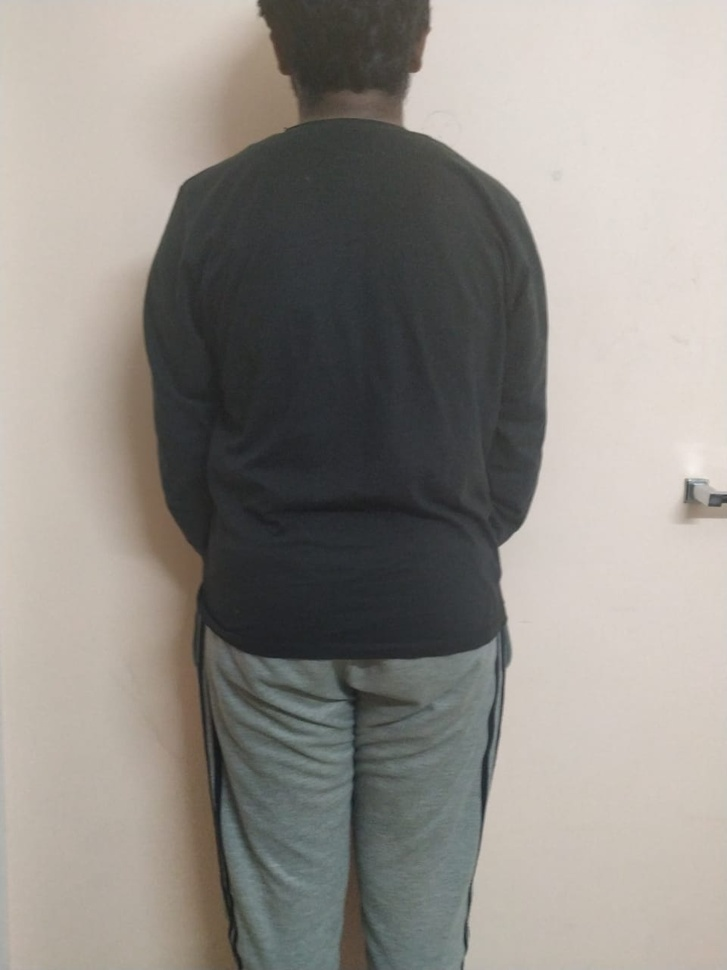
#> input picture ml/shirtSize/img100-1.jpeg, 727 x 970 px, shrunk from 960 x 1280 before the run, found by its file name
$ jupyter execute --allow-errors shirtSize.ipynb
#> lines starting #> are read from the running program, lines starting #| are printed output that depends on the picture; after the words box and inside, x2 and y2 are one past the last pixel; in counts of white or black regions, pixels touching at a corner belong together; long printed decimals are rounded
## Detection of size of body parts
In this project we are going to use, image processing to calculate the size of body parts(shoulders), from the images and then predict the shirt size for the person.

This Notebook is divided into parts-
1. Crop the images into suitable size
2. Image Segmentation
3. Calcuate the distances between the extreme points
4. Predict the shoulder width

[cell 1]
import numpy as np
import cv2 as cv
import scipy as sp
import matplotlib.pyplot as plt
import pandas as pd
from sklearn import linear_model

We have made a dataset which contains images clicked as-
- Distance between the subject and camera is approx. 75cm
- Distance between the subject and camera is approx. 100cm
- Distance between the subject and camera is approx. 200cm

Nomenclature- 75cm: img75-1;
              100cm: img100-1;
              200cm: img200-1;
where 1 is the number assigned to the subject

[cell 2]
image = cv.imread("ShirtSize/img100-1.jpeg")
#> image is the input picture: shape (970, 727, 3); mean B, G, R 135.9, 141.7, 146
plt.imshow(image)

[cell 3]
image.shape
#> Out = (970, 727, 3)

[cell 4]
def crop_bottom_half(image):
#         x1=image.shape[0]*1/4
        x1=image.shape[0]*4/9
#> x1 = 431.1
        x2=image.shape[0]
#> x2 = 970
        y2=image.shape[1]
#> y2 = 727
#         print(x1," height= ",x2," width= ",y2)
#         cropped_img = image(Rect(0, image.rows/2, image.cols, image.rows/2))
        cropped_img = image[0:int(x1),0:int(y2)]
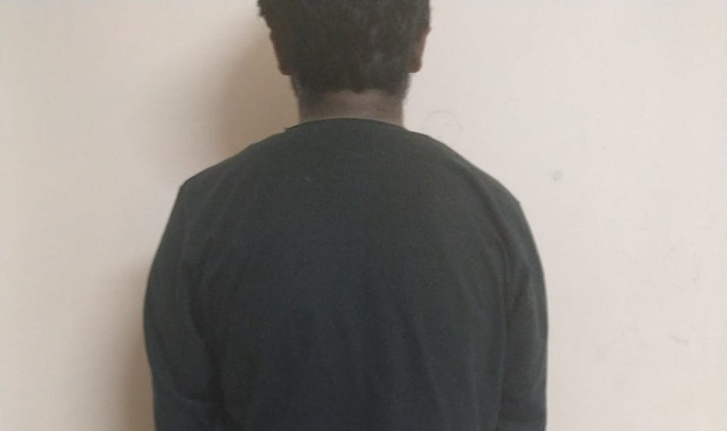
#> cropped_img: shape (431, 727, 3); mean B, G, R 139.8, 145.1, 150.3
        #print("cropped_img")
        #print("height=",cropped_img.shape[0]," width=",cropped_img.shape[1])
        return cropped_img

[cell 5]
cropimg = crop_bottom_half(image)
plt.imshow(cropimg)

[cell 6]
def crop_twobynine(image):
        x1=image.shape[0]*2/9
#> x1 = 215.6
        x2=image.shape[0]
#> x2 = 970
        y2=image.shape[1]
#> y2 = 727
        #print(x1," height= ",x2," width= ",y2)
        #cropped_img = image(Rect(0, image.rows/2, image.cols, image.rows/2))
        cropped_img = image[0:int(x1),0:int(y2)]
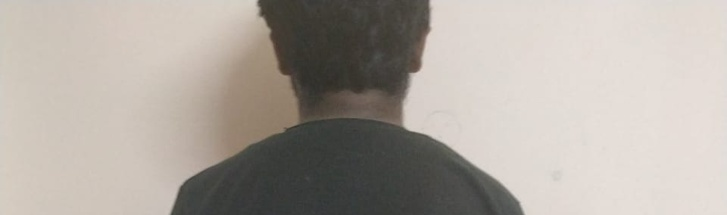
#> cropped_img: shape (215, 727, 3); mean B, G, R 160.5, 167.9, 174.8
        #print("cropped_img")
        #print("height=",cropped_img.shape[0]," width=",cropped_img.shape[1])
        return cropped_img

[cell 7]
cropimg_1 = crop_twobynine(image)
plt.imshow(cropimg_1)

Now that, we have a cropped image according to what we need.
We are going to do some image segmenatation.

[cell 8]
cropped = cv.GaussianBlur(cropimg_1, (5,5),0)
gray = cv.cvtColor(cropped, cv.COLOR_BGR2GRAY)
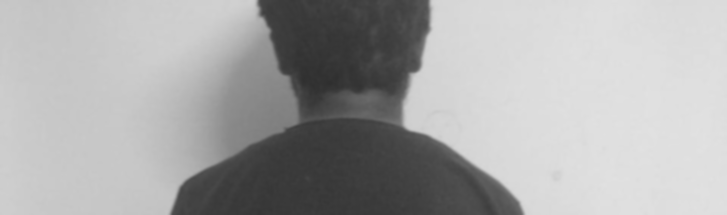
#> gray: shape (215, 727); min 46, max 225, mean 169
ret, thresh = cv.threshold(gray, 0, 255,cv.THRESH_BINARY_INV + cv.THRESH_OTSU )
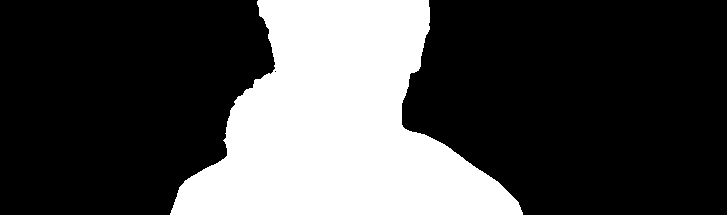
#> thresh: shape (215, 727); 28.7% white; 1 white region, box (x1, y1, x2, y2) and area: (170, 0, 523, 215) 44784
#> ret = 140
plt.imshow(thresh)

Pretty good result, in the first operation itself.
Let's try and enhance it further to get the edges using Canny Edge Detection.

[cell 9]
kernel = np.ones((5,5),np.uint8)
closing = cv.morphologyEx(thresh, cv.MORPH_CLOSE, kernel)
#> closing: shape (215, 727); 28.7% white; 1 white region, box (x1, y1, x2, y2) and area: (170, 0, 523, 215) 44801
edges = cv.Canny(closing,100,200)
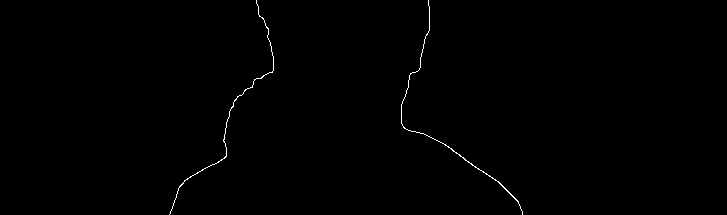
#> edges: shape (215, 727); 0.37% white in thin lines or dots, all inside (x1, y1, x2, y2) = (169, 0, 523, 215)
plt.imshow(edges)

[cell 10]
kernel = np.ones((5,5),np.uint8)
opening = cv.morphologyEx(thresh, cv.MORPH_OPEN, kernel)
#> opening: shape (215, 727); 28.6% white; 1 white region, box (x1, y1, x2, y2) and area: (171, 0, 523, 215) 44758
edges_o = cv.Canny(opening,100,200)
#> edges_o: shape (215, 727); 0.37% white in thin lines or dots, all inside (x1, y1, x2, y2) = (170, 0, 523, 215)
plt.imshow(edges_o)

This is some neat edge detection.
So, what's the next step?
Let's calculate the distance between the extreme points.
Oh!wait....let's first find the extreme points

[cell 11]
from scipy.spatial import distance as dist
import imutils

cnts = cv.findContours(thresh.copy(), cv.RETR_EXTERNAL,cv.CHAIN_APPROX_SIMPLE)
#> cnts = 1 contour; box (x1, y1, x2, y2) and area: (170, 0, 523, 215) 44268
cnts = imutils.grab_contours(cnts)
c = max(cnts, key=cv.contourArea)
#> c = contour of 273 points, box (x1, y1, x2, y2) (170, 0, 523, 215), area 44268

# determine the most extreme points along the contour
extLeft = tuple(c[c[:, :, 0].argmin()][0])
#> extLeft = (170, 213)
extRight = tuple(c[c[:, :, 0].argmax()][0])
#> extRight = (522, 214)
extTop = tuple(c[c[:, :, 1].argmin()][0])
#> extTop = (258, 0)
extBot = tuple(c[c[:, :, 1].argmax()][0])
#> extBot = (170, 214)

#dB1 = dist.euclidean((extLeft[0], extRight[0]), (extLeft[1], extRight[1]))
#print("left: ",extLeft," right: ",extRight)

dB = dist.euclidean(extLeft,extRight)
#> dB = 352
dB = dist.euclidean(extLeft,extRight)

#dB = dist.euclidean(extLeft,extBot)
#print(dB," ",dB1)
print(dB)
#| 352.001

cv.putText(image, "{:.1f}in".format(dB),
         (10,500), cv.FONT_HERSHEY_SIMPLEX, 0.65, (255, 255, 255), 2)

# draw the outline of the object, then draw each of the
# extreme points, where the left-most is red, right-most
# is green, top-most is blue, and bottom-most is teal
cv.drawContours(image, [c], -1, (0, 255, 255), 2)
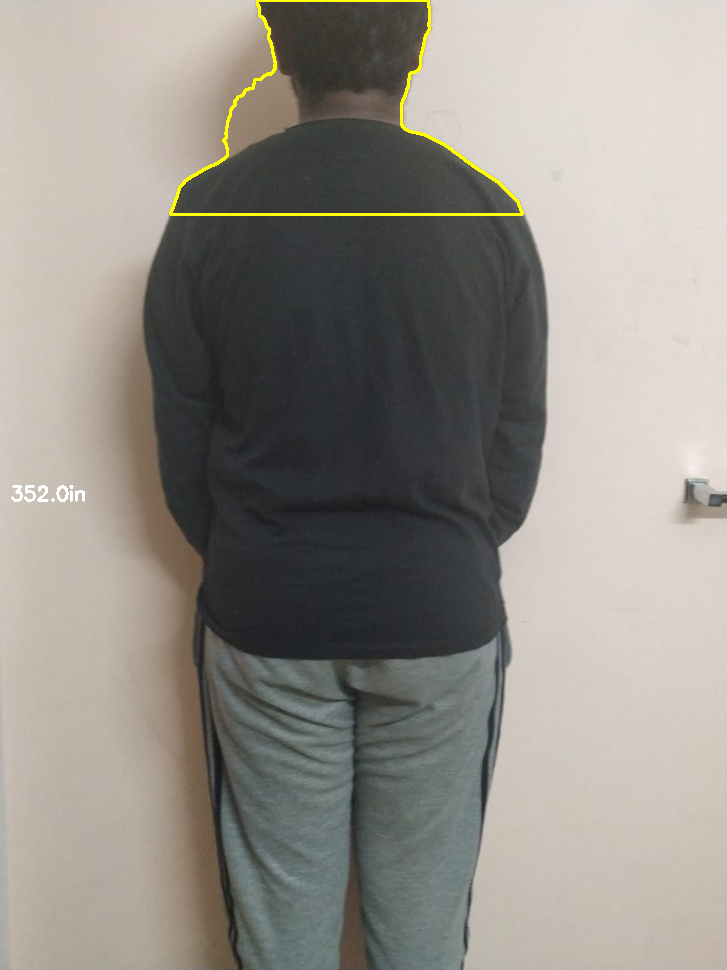
#> image: shape (970, 727, 3); mean B, G, R 135.5, 142.4, 146.8
cv.circle(image, extLeft, 8, (0, 0, 255), -1)
#> image: shape (970, 727, 3); 0.03% of pixels changed, all inside (x1, y1, x2, y2) = (162, 205, 179, 222)
cv.circle(image, extRight, 8, (0, 255, 0), -1)
#> image: shape (970, 727, 3); mean B, G, R 135.5, 142.4, 146.7
cv.circle(image, extTop, 8, (255, 0, 0), -1)
#> image: shape (970, 727, 3); mean B, G, R 135.5, 142.4, 146.7
cv.circle(image, extBot, 8, (255, 255, 0), -1)
#> image: shape (970, 727, 3); mean B, G, R 135.6, 142.4, 146.6
plt.imshow(image)

$ run again, with ml/shirtSize/img100-10.jpeg copied over ml/shirtSize/img100-1.jpeg
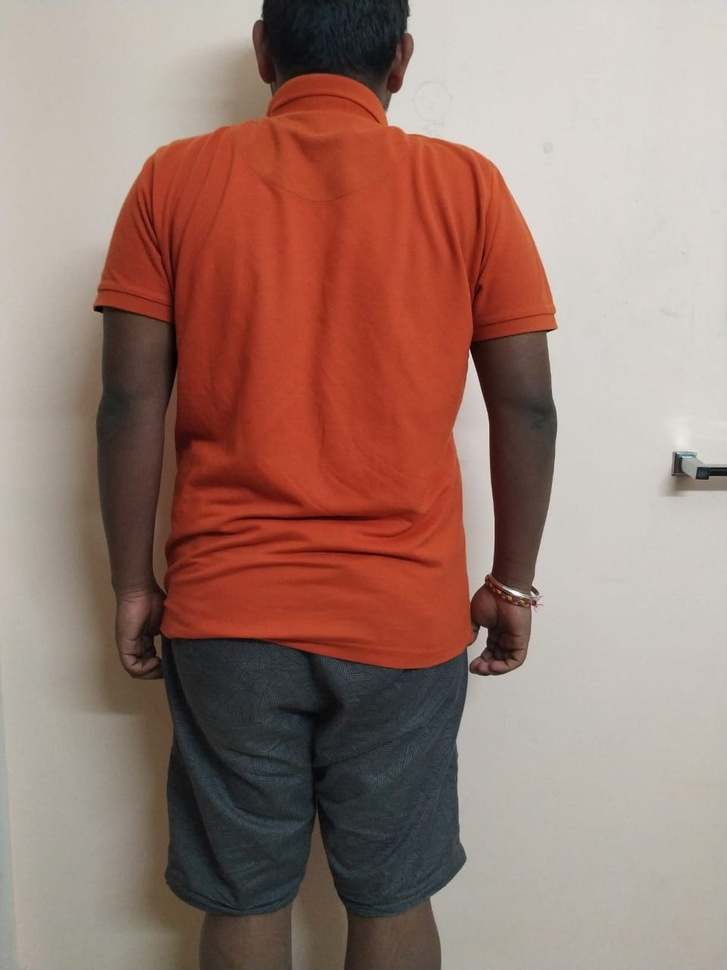
#> input picture ml/shirtSize/img100-10.jpeg, 727 x 970 px, shrunk from 960 x 1280 before the run, found by its file name
#> image is the input picture: shape (970, 727, 3); mean B, G, R 114.1, 123.9, 155
#> `ret, thresh = cv.threshold(gray, 0, 255,cv.THRESH_BINARY_INV + cv.THRE..`:
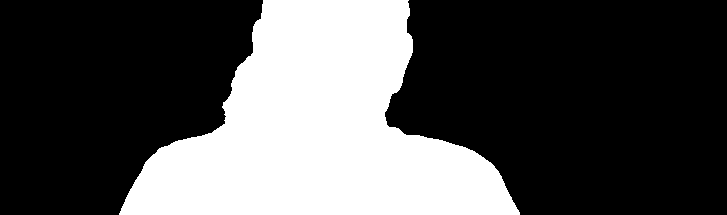
#> thresh: shape (215, 727); 31.9% white; 1 white region, box (x1, y1, x2, y2) and area: (119, 0, 520, 215) 49820
#> ret = 143
#> closing: shape (215, 727); 31.9% white; 1 white region, box (x1, y1, x2, y2) and area: (119, 0, 520, 215) 49833
#> edges: shape (215, 727); 0.39% white in thin lines or dots, all inside (x1, y1, x2, y2) = (118, 0, 520, 215)
#> opening: shape (215, 727); 31.9% white; 1 white region, box (x1, y1, x2, y2) and area: (120, 0, 520, 215) 49809
#> edges_o: shape (215, 727); 0.39% white in thin lines or dots, all inside (x1, y1, x2, y2) = (119, 0, 520, 215)
#> cnts = 1 contour; box (x1, y1, x2, y2) and area: (119, 0, 520, 215) 49274
#> c = contour of 303 points, box (x1, y1, x2, y2) (119, 0, 520, 215), area 49274
#> extLeft = (119, 213)
#> extRight = (519, 214)
#> extTop = (263, 0)
#> extBot = (119, 214)
#> dB = 400
#| 400.001
#> `cv.drawContours(image, [c], -1, (0, 255, 255), 2)`:
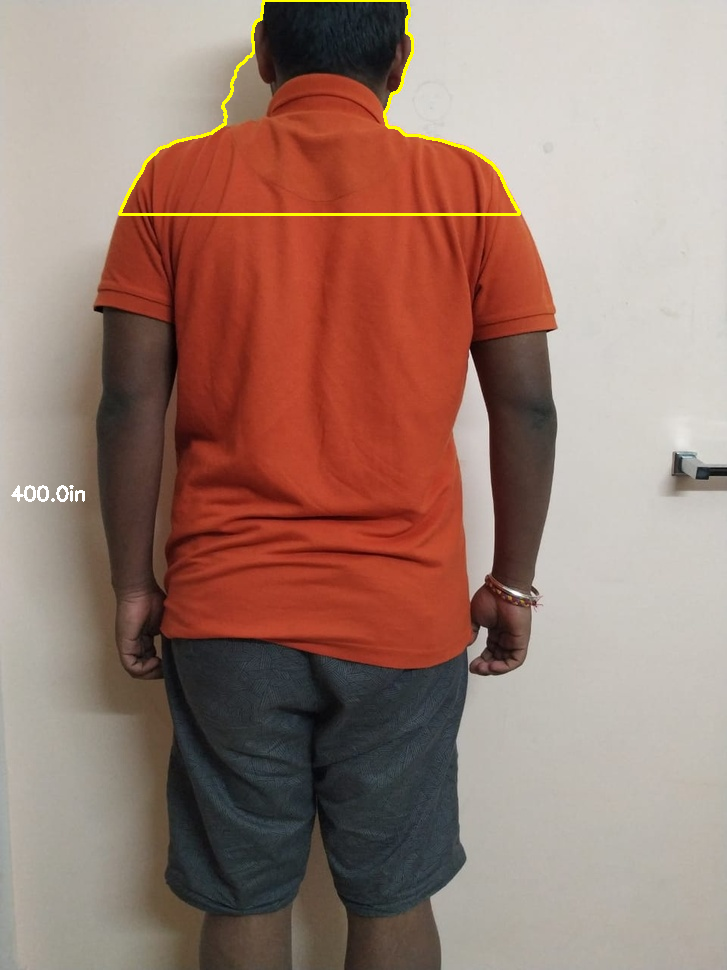
#> image: shape (970, 727, 3); mean B, G, R 113.8, 124.8, 155.6

$ run again, with ml/shirtSize/img100-11.jpeg copied over ml/shirtSize/img100-1.jpeg
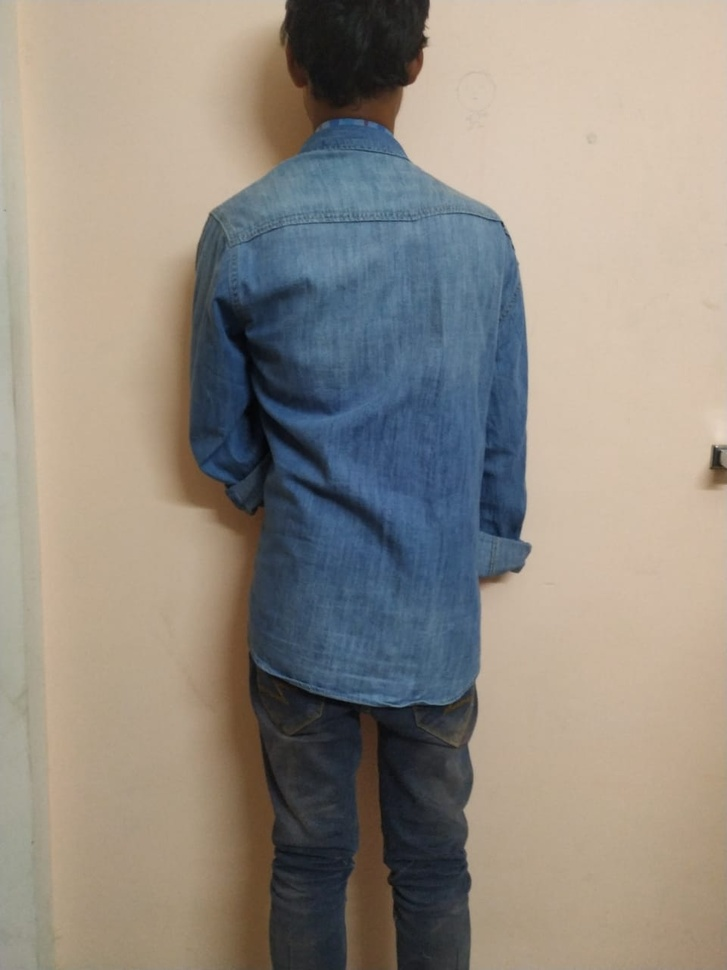
#> input picture ml/shirtSize/img100-11.jpeg, 727 x 970 px, shrunk from 960 x 1280 before the run, found by its file name
#> image is the input picture: shape (970, 727, 3); mean B, G, R 130.6, 140.1, 147.2
#> `ret, thresh = cv.threshold(gray, 0, 255,cv.THRESH_BINARY_INV + cv.THRE..`:
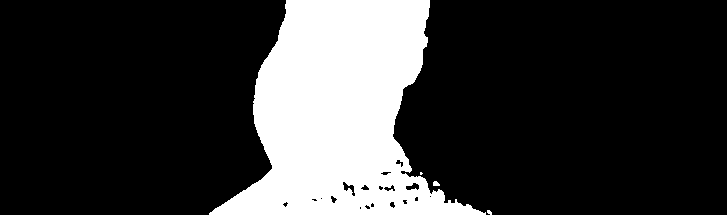
#> thresh: shape (215, 727); 21.5% white; 4 white regions (2 under 20 px), largest, box (x1, y1, x2, y2) and area: (209, 0, 486, 215) 33621, (433, 181, 440, 186) 28
#> ret = 134
#> closing: shape (215, 727); 21.9% white; 1 white region, box (x1, y1, x2, y2) and area: (209, 0, 492, 215) 34162
#> edges: shape (215, 727); 0.38% white in thin lines or dots, all inside (x1, y1, x2, y2) = (208, 0, 492, 215)
#> opening: shape (215, 727); 21.4% white; 1 white region, box (x1, y1, x2, y2) and area: (210, 0, 483, 215) 33525
#> edges_o: shape (215, 727); 0.57% white in thin lines or dots, all inside (x1, y1, x2, y2) = (209, 0, 483, 215)
#> cnts = 4 contours, 3 with area under 20; largest, box (x1, y1, x2, y2) and area: (209, 0, 486, 215) 33490
#> c = contour of 298 points, box (x1, y1, x2, y2) (209, 0, 486, 215), area 33490
#> extLeft = (209, 213)
#> extRight = (485, 214)
#> extTop = (286, 0)
#> extBot = (209, 214)
#> dB = 276
#| 276.002
#> `cv.drawContours(image, [c], -1, (0, 255, 255), 2)`:
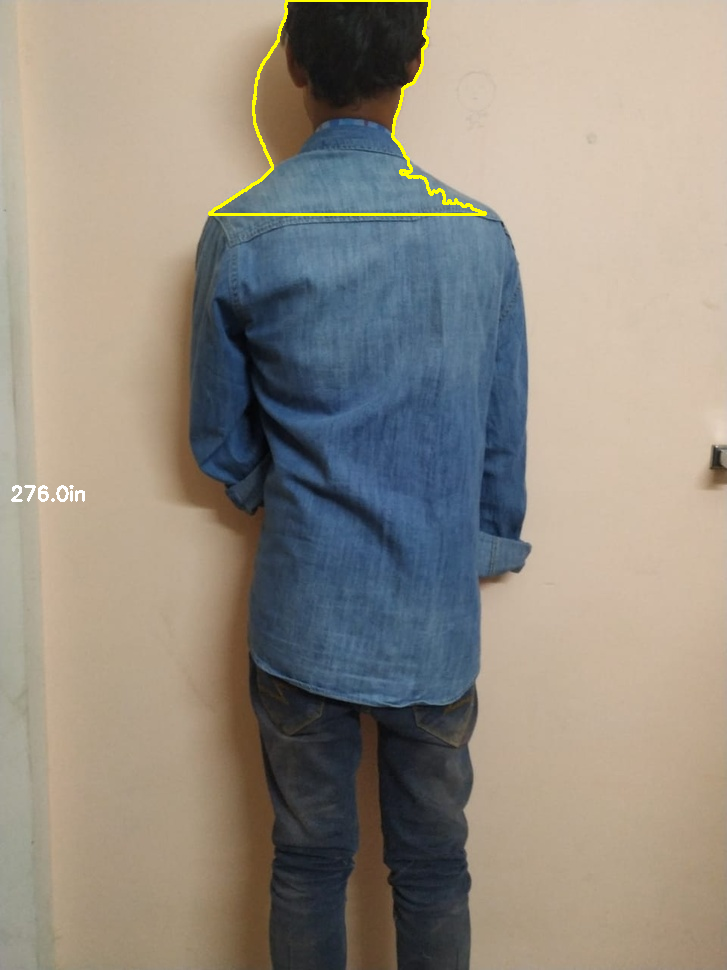
#> image: shape (970, 727, 3); mean B, G, R 130.1, 140.7, 147.9

$ run again, with ml/shirtSize/img100-12.jpeg copied over ml/shirtSize/img100-1.jpeg
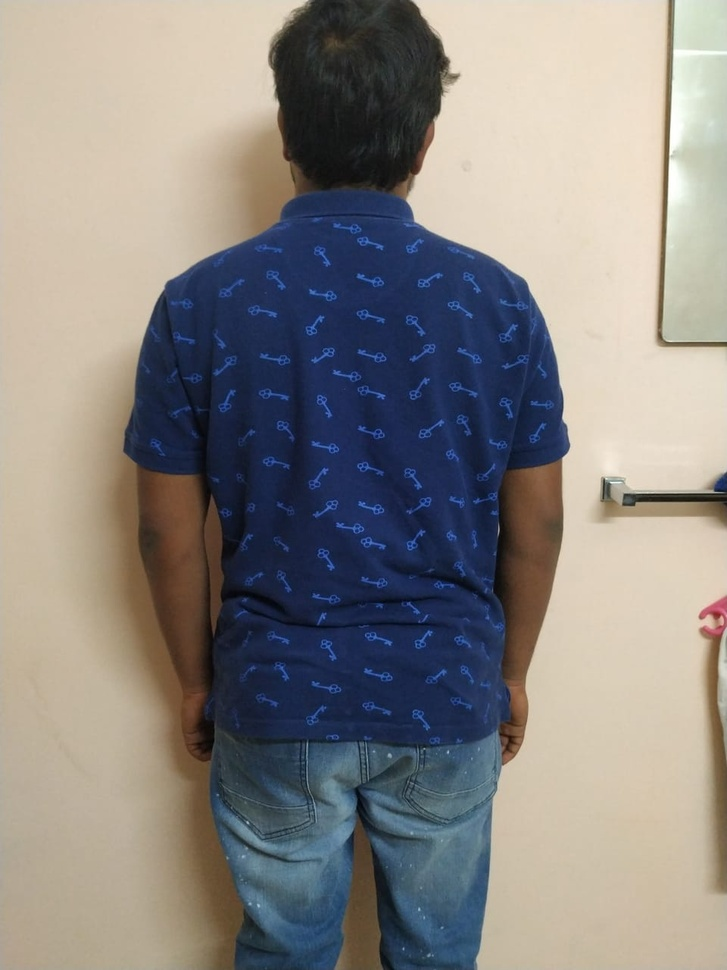
#> input picture ml/shirtSize/img100-12.jpeg, 727 x 970 px, shrunk from 960 x 1280 before the run, found by its file name
#> image is the input picture: shape (970, 727, 3); mean B, G, R 130.3, 133.2, 137
#> `ret, thresh = cv.threshold(gray, 0, 255,cv.THRESH_BINARY_INV + cv.THRE..`:
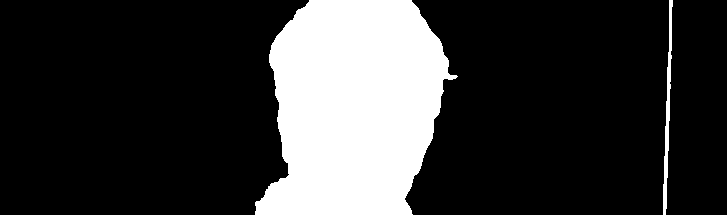
#> thresh: shape (215, 727); 21.4% white; 2 white regions, box (x1, y1, x2, y2) and area: (255, 0, 458, 215) 32739, (663, 0, 673, 215) 767
#> ret = 127
#> closing: shape (215, 727); 21.4% white; 2 white regions, box (x1, y1, x2, y2) and area: (255, 0, 458, 215) 32753, (663, 0, 673, 215) 773
#> edges: shape (215, 727); 0.61% white in thin lines or dots, all inside (x1, y1, x2, y2) = (254, 0, 673, 215)
#> opening: shape (215, 727); 20.9% white; 1 white region, box (x1, y1, x2, y2) and area: (255, 0, 453, 215) 32716
#> edges_o: shape (215, 727); 0.33% white in thin lines or dots, all inside (x1, y1, x2, y2) = (254, 0, 453, 215)
#> cnts = 2 contours; box (x1, y1, x2, y2) and area: (255, 0, 458, 215) 32374, (663, 0, 673, 215) 550
#> c = contour of 230 points, box (x1, y1, x2, y2) (255, 0, 458, 215), area 32374
#> extLeft = (255, 202)
#> extRight = (457, 76)
#> extTop = (309, 0)
#> extBot = (255, 214)
#> dB = 238.1
#| 238.076
#> `cv.drawContours(image, [c], -1, (0, 255, 255), 2)`:
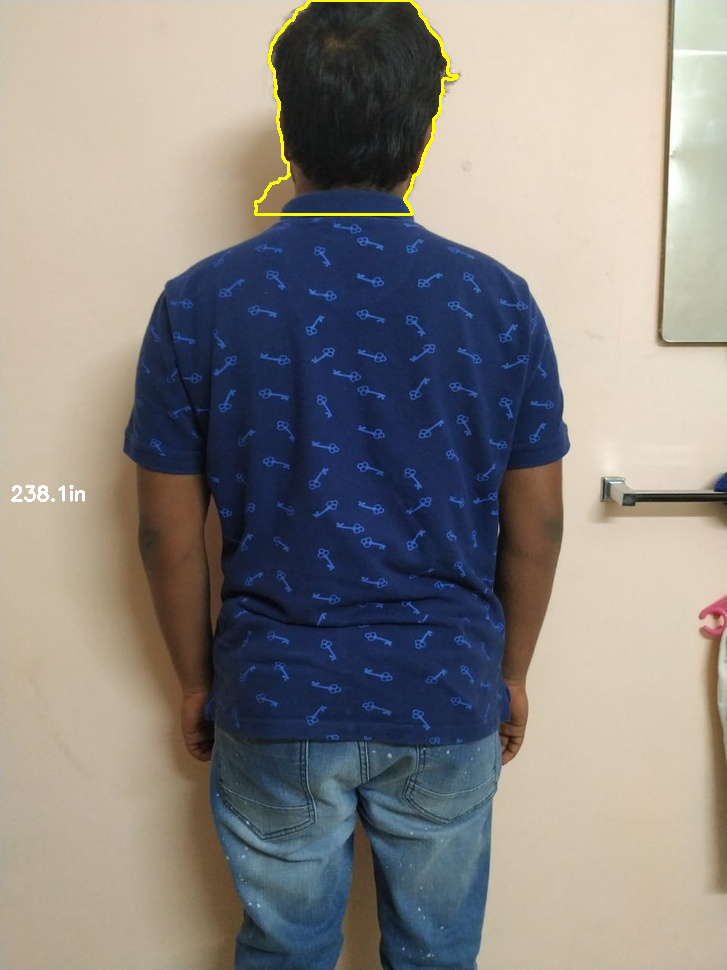
#> image: shape (970, 727, 3); mean B, G, R 130.1, 133.8, 137.6
